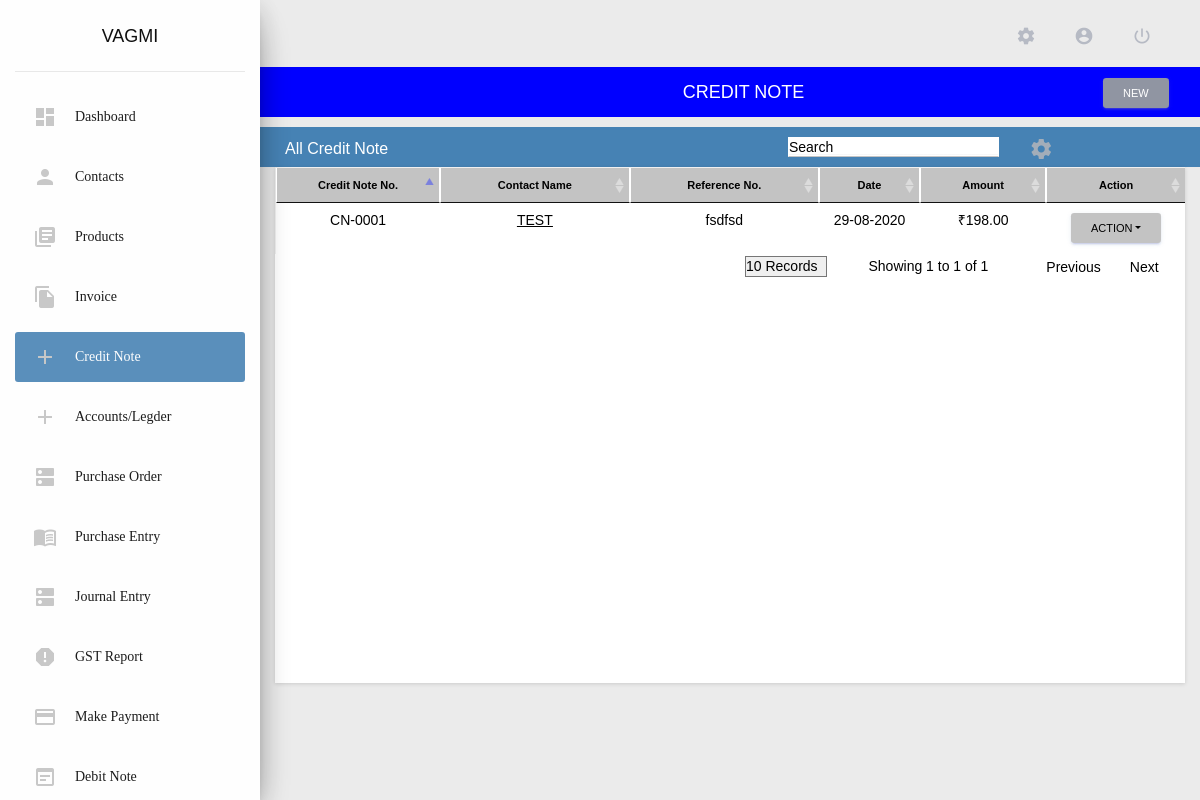
Page /creditnotes/ (signed in) on the earlier database version.
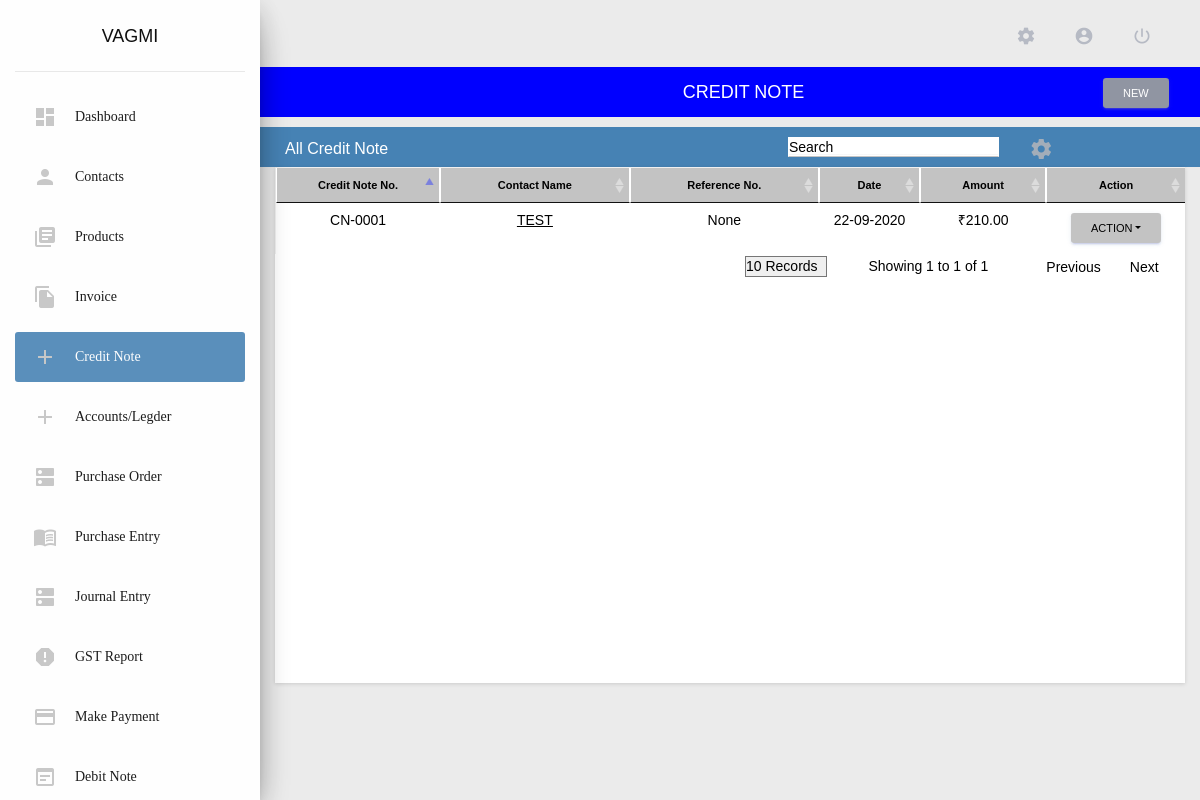
Same page on the later database version.
### app/models/creditnote_model.py (models this page shows, shortened)
class CreditNode(models.Model):
    SAVE_TYPES = (
        (1, 'save_send'),
        (2, 'save_close'),
        (3, 'save_draft'),
    )
    CREDIT_TYPE = (
        ('off', 'off'),
        ('on', 'on'),
    )
    user = models.ForeignKey(User, on_delete = models.CASCADE, db_index = True, null = True,)
    contact_name = models.ForeignKey(
        Contacts,
        on_delete = models.SET_NULL,
        db_index = True,
        null = True,
        blank = True,
    )
    save_type = models.IntegerField(
        db_index = True,
        default = 2,
        choices = SAVE_TYPES,
    )
    email = models.CharField(
        max_length = 500,
        blank = True,
        null = True,
    )
    cc_email =  models.CharField(
        max_length = 500,
        blank = True,
        null = True,
    )
    billing_address = models.CharField(
        max_length = 500,
        db_index = True,
        blank=True,
        null=True,
    )
    credit_date = models.DateField(
        auto_now=False,
        auto_now_add=False,
        db_index = True,
        blank= False,
        null= False,
    )
    state_supply = models.CharField(
        max_length = 100,
        db_index = True,
        blank=True,
        null=True,
    )
    invoice_refrence = models.CharField(
        db_index = True,
        max_length=100,
        blank = True,
        null=True
    )
    credit_number = models.CharField(
        max_length = 100,
        db_index = True,
        blank=True,
        null=True,
    )
    creditnote_number_check = models.CharField(
        db_index = True,
        max_length=4,
        default = 'off',
        choices = CREDIT_TYPE,
    )
    amount = models.CharField(
        db_index = True,
        max_length=10,
        blank = True,
        null=True
    )
    description =  models.CharField(
        db_index = True,
        max_length=400,
        blank = True,
        null=True
    )
    terms_and_condition = models.CharField(
        max_length = 400,
        blank = True,
        null = True,
        db_index = True,
    )
    Note = models.CharField(
        max_length = 400,
        blank = True,
        null = True,
        db_index = True,
    )
    attachements = models.FileField(
        upload_to = attachments_rename,
        db_index = True,
        blank = True,
        null = True,
    )
    sub_total = models.CharField(
        default = 0.0,
        max_length=20,
        db_index = True,
        blank = True,
        null = True,
    )
    cgst_5 = models.CharField(
        max_length=30,
        db_index = True,
        blank = True,
        null = True,
    )
    igst_5 = models.CharField(
        max_length=30,
        db_index = True,
        blank = True,
        null = True,
    )
    sgst_5 = models.CharField(
        max_length=30,
        db_index = True,
        blank = True,
        null = True,
    )
    cgst_12 = models.CharField(
        max_length=30,
        db_index = True,
        blank = True,
        null = True,
    )
    igst_12 = models.CharField(
        max_length=30,
        db_index = True,
        blank = True,
        null = True,
    )
    sgst_12 = models.CharField(
        max_length=30,
        db_index = True,
        blank = True,
        null = True,
    )
    cgst_18 = models.CharField(
        max_length=30,
        db_index = True,
        blank = True,
        null = True,
    )
    igst_18 = models.CharField(
        max_length=30,
        db_index = True,
        blank = True,
        null = True,
    )
    sgst_18 = models.CharField(
        max_length=30,
        db_index = True,
        blank = True,
        null = True,
    )
    cgst_28 = models.CharField(
        max_length=30,
        db_index = True,
        blank = True,
        null = True,
    )
    igst_28 = models.CharField(
        max_length=30,
        db_index = True,
        blank = True,
        null = True,
    )
    sgst_28 = models.CharField(
        max_length=30,
        db_index = True,
        blank = True,
        null = True,
    )
    cgst_other = models.CharField(
        max_length=30,
        db_index = True,
        blank = True,
        null = True,
    )
    igst_other = models.CharField(
        max_length=30,
        db_index = True,
        blank = True,
        null = True,
    )
    sgst_other = models.CharField(
        max_length=30,
        db_index = True,
        blank = True,
        null = True,
    )
    is_cs_gst = models.BooleanField(
        db_index = True,
        choices = user_constants.IS_TRUE,
        default = True,
        blank = True,
        null = True,
    )
    cgst = models.CharField(
        max_length=30,
        db_index = True,
        blank = True,
        null = True,
    )
    sgst= models.CharField(
        max_length=30,
        db_index = True,
        blank = True,
        null = True,
    )
    igst= models.CharField(
        max_length=30,
        db_index = True,
        blank = True,
        null = True,
    )
    total = models.CharField(
        max_length=30,
        db_index = True,
        blank = True,
        null = True,
    )
    creditnote_org_gst_num = models.CharField(
        max_length=30,
        db_index = True,
        blank = True,
        null = True,
    )
    creditnote_org_gst_type =  models.CharField(
        max_length=2,
        db_index = True,
        blank = True,
        null = True,
    )
    creditnote_org_gst_state =  models.CharField(
        max_length=5,
        db_index = True,
        blank = True,
        null = True,
    )
    creditnote_delete_status = models.IntegerField(
        db_index = True,
        default=0,
        blank = False,
        null = False,
    )
    class Meta:
        verbose_name_plural = 'creditnote_tbl'

### app/models/contacts_model.py (models this page shows, shortened)
class Contacts(models.Model):
    user = models.ForeignKey(User, on_delete = models.CASCADE, db_index = True, null = True,)
    app_id = models.CharField(
        max_length = 30,
        db_index = True,
        blank = True,
        null = True,
    )
    is_imported_user = models.BooleanField(
        default = False,
        db_index = True,
        choices = user_constants.IS_TRUE,
        blank = True,
    )
    imported_user = models.ForeignKey(
        User,
        related_name = 'imported_user',
        db_index = True,
        blank = True,
        null = True,
        on_delete = models.SET_NULL,
    )
    customer_type = models.IntegerField(
        db_index = True,
        choices = user_constants.CUSTOMER_TYPE,
        default = 1,
        null = True,
        blank = True,
    )
    contact_delete_status = models.IntegerField(
        db_index = True,
        default = 0,
        null = False,
        blank = False,
    )
    is_sub_customer = models.IntegerField(
        choices = user_constants.IS_SUB_CUSTOMER,
        default = 1,
        db_index = True,
        null = True,
        blank = True,
    )
    salutation = models.IntegerField(
        db_index = True,
        default = 0,
        choices = user_constants.SALUTATIONS,
    )
    contact_name = models.CharField(
        max_length = 250,
        blank = False,
        null = False,
        db_index = True,
    )
    display_name = models.CharField(
        max_length = 250,
        blank = True,
        null = True,
        db_index = True,
    )
    organization_type = models.IntegerField(
        db_index = True,
        choices = user_constants.ORGANIZATION_TYPE,
        default = 1,
    )
    organization_name = models.CharField(
        max_length = 250,
        db_index = False,
        blank = True,
        null = True,
    )
    is_msme_reg = models.BooleanField(
        db_index = True,
        choices = user_constants.IS_TRUE,
        default = False,
    )
    email = models.EmailField(
        blank = True,
        null = True,
        db_index = True,
    )
    phone_country_code = models.IntegerField(
        db_index = True,
        blank = False,
        choices = user_constants.PHONE_COUNTRY_CODE,
        default = 45,
        null = True,
    )
    phone = models.CharField(
        max_length = 250,
        db_index = True,
        blank = True,
        null = True,
    )
    website = models.CharField(
        max_length = 250,
        db_index = True,
        blank = True,
        null = True,
    )
    facebook = models.CharField(
        blank = True,
        null = True,
        max_length = 250,
    )
    twitter = models.CharField(
        blank = True,
        null = True,
        max_length = 250,
    )
    is_active = models.BooleanField(
        db_index = True,
        choices =  user_constants.IS_TRUE,
        default = True,
    )
    notes = models.TextField(
        blank = True,
        null = True,
    )
    attachements = models.FileField(
        upload_to = attachments_rename,
        db_index = True,
        blank = True,
        null = True,
    )
    created_on = models.DateTimeField(
        auto_now = True,
        db_index = True,
    )
    updated_on = models.DateTimeField(
        auto_now = False,
        db_index = True,
        null = True,
    )
    def __str__(self):
        if(self.organization_name is None):
            if not self.is_active:
                return "{} (Inactive)".format(self.contact_name)
            return "{}".format(self.contact_name)
        else:
            if not self.is_active:
                return "{} - ({}) (Inactive)".format(self.contact_name,self.organization_name)
            return "{} - ({})".format(self.contact_name,self.organization_name)
        return self.contact_name.upper()
    class Meta:
        verbose_name_plural = 'contacts_tbl'

### app/views/creditnotes.py (the view)
# urls.py: path('creditnotes/', never_cache(login_required(creditnotes.CreditView.as_view())), name = 'credit_note'),
class CreditView(View):
    template_name = 'app/app_files/creditnote/base.html'
    data = defaultdict()
    data["view"] = ""
    data["contacts"] = {}
    data["active_link"] = 'Credit Note'
    data["breadcrumb_title"] = 'CREDIT NOTE'
    data['type'] = 'view'
    data["css_files"] = []
    data["js_files"] = ['custom_files/js/customize_view.js']
    data["included_template"] = 'app/app_files/creditnote/view_creditnote.html'
    def get(self, request):
        credit_note = CreditNode.objects.filter(user = request.user, creditnote_delete_status = 0)
        self.data["credit_note"] = credit_note
        customize_credit = CustomizeModuleName.objects.filter(Q(user = request.user) & Q(customize_name = 3))
        if(len(customize_credit) != 0):
            view_credit = CustomizeCreditView.objects.get(customize_view_name = customize_credit[0].id)
            if(view_credit is not None):
                self.data['customize'] = view_credit
            else:
                self.data['customize'] = 'NA'
        else:
                self.data['customize'] = 'NA'
        return render(request, self.template_name, self.data)

### app/templates/app/app_files/creditnote/base.html (shortened to what this page needs)
{% extends 'app/base/base.html' %}
{% load static %}
{% load common_filters %}
{% load pagination %}
{% block content %}
<div class="row custom-row" style="padding:10px; background: linear-gradient(60deg,#f5700c,#ff9800);">
    <div class="col-md-2" style = "margin-right: inherit;" >
        <b>All Credit Note</b>
    </div>
    <div class="col-md-5">
    </div>
    <div class="col-md-3" >
        <input type="search" name="search" id="con_search" placeholder="Search" class="form-control">
    </div>
    <div class="col-md-2 rect">
        <div class="row">
            <div class="col-md-1 rect1">
                <span title="Custom View" class="material-icons icons" data-toggle="modal" data-target="#CustomizeViewModel" style="margin-top: 13%;color: rgba(190, 186, 186, 0.781);">settings</span>
            </div>
        </div>
    </div>
</div>
<div class="container">
    {% include included_template %}
</div>
{% endblock %}

### app/templates/app/app_files/creditnote/view_creditnote.html (shortened to what the changed rows need)
<div class="row">
    <div class="col-lg-12">
        <div class="card">
            <div class="card-body">
                <div class="table" id="customize_table">
                    <table class=" table-bordered" width="100%" cellspacing="0" id="credit_view">
                        <thead  style="background-color: #EEEEEE; color:#000000; font-size:11px">
                            {% if customize.credit_note != 0 %}
                            <th class="text-center customize_note" style="color:#000000; font-size:11px;width: 13%">Credit Note No.</th>
                            {% endif %}
                            {% if customize.credit_name != 0 %}
                            <th class="text-center customize_name" style="color:#000000; font-size:11px;width: 15%">Contact Name</th>
                            {% endif %}
                            {% if customize.credit_reference != 0 %}
                            <th class="text-center customize_reference" style="color:#000000; font-size:11px;width: 15%">Reference No.</th>
                            {% endif %}
                            {% if customize.credit_date != 0 %}
                            <th class="text-center customize_date" style="color:#000000; font-size:11px;width: 8%">Date</th>
                            {% endif %}
                            {% if customize.credit_amount != 0 %}
                            <th class="text-center customize_amount" style="color:#000000; font-size:11px;width: 10%">Amount</th>
                            {% endif %}
                            <th class="text-center" style="color:#000000; font-size:11px;width: 10%;">Action</th>
                        </thead>
                        <tbody>
                            {% for note in credit_note %}
                                <tr>
                                    {% if customize.credit_note != 0 %}
                                    <td align="center" class="customize_note">{{note.credit_number|default_if_none:""}}</td>
                                    {% endif %}
                                    {% if customize.credit_name != 0 %}
                                    <td align="center" class="customize_name" style="text-decoration: underline;">
                                        <a class="creditnote_name" href="{% url 'edit_credit_note' note.id %}" style="color: #8b92a9;text-decoration: underline;">
                                            {{note.contact_name|default_if_none:""|upper|truncatechars:20 }}
                                        </a>
                                    </td>
                                    {% endif %}
                                    {% if customize.credit_reference != 0 %}
                                        {% if note.invoice_refrence %}
                                        <td align="center" class="customize_reference">{{note.invoice_refrence|default_if_none:""}}</td>
                                        {% else %}
                                        <td align="center" class="customize_reference">None</td>
                                        {% endif %}
                                    {% endif %}
                                    {% if customize.credit_date != 0 %}
                                    <td align="center" class="customize_date">{{note.credit_date|date:"d-m-Y"}}</td>
                                    {% endif %}
                                    {% if customize.credit_amount != 0 %}
                                    <td align="center" class="customize_amount">{% if note.total %}₹{{note.total}}{% else %}₹ 0.00{% endif %}</td>
                                    {% endif %}
                                    <td class="text-center" align="center" >
                                        <div class="dropdown">
                                            <button class="btn btn-primary dropdown-toggle btn-sm" type="button" id="dropdownMenuButton" data-toggle="dropdown" aria-haspopup="true" aria-expanded="false" style="color:black;">Action</button>
                                        </div>
                                    </td>
                                </tr>
                            {% endfor %}
                        </tbody>
                    </table>
                </div>
            </div>
        </div>
    </div>
</div>

Differences in the rows shown:
changed CreditNode "CN-0001": credit_date "29-08-2020" → "22-09-2020"; total "198.00" → "210.00"; invoice_refrence "fsdfsd" → (not shown); now shows "None"
